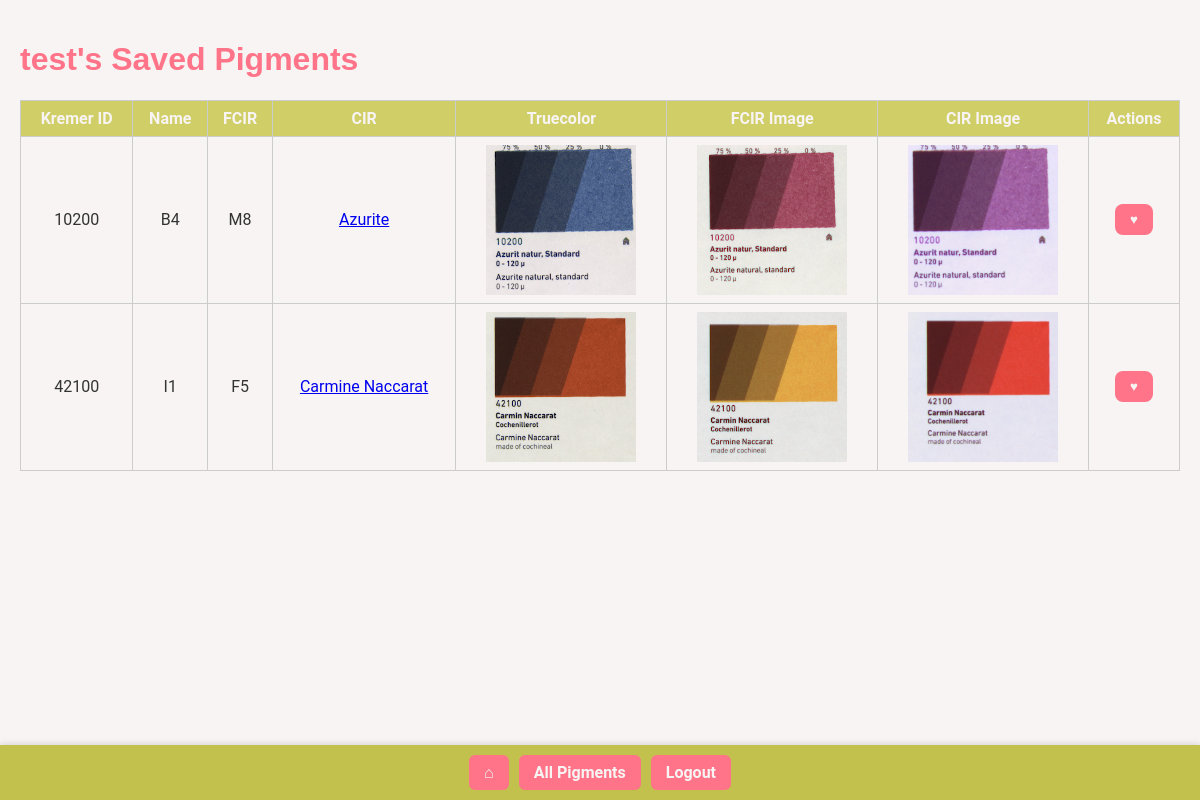
The page /profile (signed in) on the database its author committed.
### app.py (models this page shows, shortened)
class User(db.Model, UserMixin):
    id = db.Column(db.Integer, primary_key=True)
    username = db.Column(db.String(150), unique=True, nullable=False)
    email = db.Column(db.String(120), unique=True, nullable=False)
    first_name = db.Column(db.String(120), nullable=False)
    last_name = db.Column(db.String(120), nullable=False)
    password_hash = db.Column(db.String(128))
    is_admin = db.Column(db.Boolean, default=False)
    saved_pigments = db.relationship(
        'Pigment',
        secondary=saved_pigments,
        backref=db.backref('users_who_saved', lazy='dynamic'),
        lazy='dynamic'
    )

class Pigment(db.Model):
    id = db.Column(db.Integer, primary_key=True)
    kremer_id = db.Column(db.String(50), nullable=True)
    pigment_name = db.Column(db.String(100), nullable=False)
    fcir = db.Column(db.String(100), nullable=False)
    cir = db.Column(db.String(100), nullable=False)
    image_truecolor = db.Column(db.String(100), nullable=True)
    image_fcir = db.Column(db.String(100), nullable=True)
    image_cir = db.Column(db.String(100), nullable=True)
    position = db.Column(db.Integer, default=0)

### app.py (the view)
@app.route('/profile')
@login_required
def profile():
    pigments = current_user.saved_pigments.all()  # dynamic relationships need .all()
    return render_template('profile.html', pigments=pigments)

### app.py (called while the page is built)
@login_manager.user_loader
def load_user(user_id):
    return User.query.get(int(user_id))

### templates/profile.html (shortened to what this page needs)
<!DOCTYPE html>
<html lang="en">
<head>
  <link rel="stylesheet" href="{{ url_for('static', filename='style.css') }}">
</head>
<body>
<h1>{{ current_user.username }}'s Saved Pigments</h1>
{% if pigments %}
<table class="saved-pigments">
  <thead>
  <tr>
    <th>Kremer ID</th>
    <th>Name</th>
    <th>FCIR</th>
    <th>CIR</th>
    <th>Truecolor</th>
    <th>FCIR Image</th>
    <th>CIR Image</th>
    <th>Actions</th>
  </tr>
  </thead>
  <tbody>
  {% for pigment in pigments %}
  <tr>
    <td>{{ pigment.kremer_id or "-" }}</td>
    <td>{{ pigment.fcir or "-" }}</td>
    <td>{{ pigment.cir or "-" }}</td>
    <td>
      <a href="{{ url_for('view_one', pid=pigment.id) }}">{{ pigment.pigment_name }}</a>
    </td>
    <td><img src="{{ url_for('static', filename='uploads/' ~ pigment.image_truecolor) }}" alt="{{ pigment.pigment_name }} Truecolor"></td>
    <td><img src="{{ url_for('static', filename='uploads/' ~ pigment.image_fcir) }}" alt="{{ pigment.pigment_name }} FCIR Image"></td>
    <td><img src="{{ url_for('static', filename='uploads/' ~ pigment.image_cir) }}" alt="{{ pigment.pigment_name }} CIR Image"></td>
    <td>
      <form action="{{ url_for('save_pigment', pid=pigment.id) }}" method="POST">
        <button type="submit" class="btn-save">
          {% if pigment in current_user.saved_pigments %}
            ♥︎
          {% else %}
            ♡ Save
          {% endif %}
        </button>
      </form>
    </td>
  </tr>
  {% endfor %}
  </tbody>
</table>
{% else %}
<p style="text-align:center;">No saved pigments yet.</p>
{% endif %}
<div class="navbar-b">
  <a href="{{ url_for('home') }}">⌂</a>
  <a href="{{ url_for('view') }}">All Pigments</a>
  <a href="{{ url_for('logout') }}">Logout</a>
</div>
</body>
</html>

### static/style.css (style rules this page uses)
body { font-family: 'Roboto', sans-serif; background-color: #F7F4F3; color: #333; margin: 0; padding: 20px; }
h1, h2, h3 { font-family: 'Poppins', sans-serif; color: #ff7489; }
.navbar-b { position: fixed; bottom: 0; left: 0; width: 100%; background-color: #c3c14d; color: #F7F4F3; display: flex; justify-content: center; padding: 10px 0; z-index: 1000; box-shadow: 0 -2px 5px rgba(0,0,0,0.1); }
.navbar-b a { text-decoration: none; color: #F7F4F3; font-weight: 600; padding: 8px 15px; margin: 0 5px; border-radius: 6px; background-color: #ff7489; transition: background-color 0.3s; }
.btn, .btn-add, .btn-home, .btn-delete, .btn-cancel, .btn-save, .btn-edit { font-family: 'Roboto', sans-serif; padding: 8px 15px; text-decoration: none; border-radius: 8px; border: none; cursor: pointer; margin: 3px; }
.btn-save { background-color: #ff7489; color: #F7F4F3; }
.saved-pigments { width: 100%; border-collapse: collapse; margin-top: 15px; }
.saved-pigments th, .saved-pigments td { border: 1px solid #ccc; padding: 8px; text-align: center; vertical-align: middle; }
.saved-pigments th { background-color: #D0CE67; color: #F7F4F3; }
.saved-pigments tr:nth-child(even) { background-color: #F7F4F3; }
.saved-pigments img, .pigment-table img, .edit-form img, .pigment img { width: 150px; height: 150px; object-fit: cover; display: block; margin: 0 auto; }

### rows shown on the page
User: username "test"
Pigment: kremer "10200", fcir "B4", cir "M8", pigment_name "Azurite", image_truecolor+pigment_name (picture), image_fcir+pigment_name (picture), image_cir+pigment_name (picture)
Pigment: kremer "42100", fcir "I1", cir "F5", pigment_name "Carmine Naccarat", image_truecolor (picture), image_fcir (picture), image_cir (picture)
